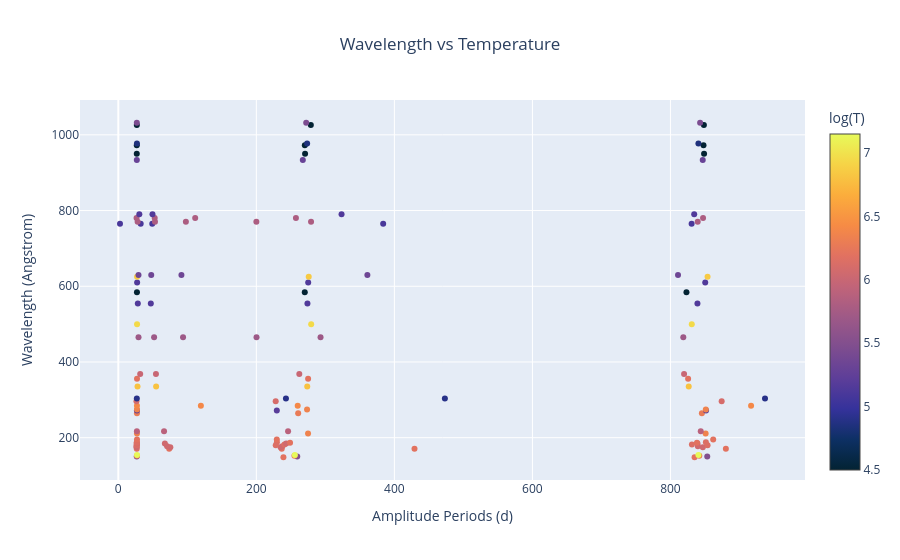

This figure's notebook cell:
### Code cell
# https://plotly.com/python/colorscales/



# Define a color scale: suggested: Viridis, inferno, magma, plasma, cividis,spectral
color_scale = 'thermal'
# color_scale = 'viridis'
# color_scale = 'cividis'
# color_scale = 'magma'
# color_scale = 'plasma'
# color_scale='hot'

df=wavelet_amplitude_df.copy()

# Create figure
fig = go.Figure()

# Add scatter plot
fig.add_trace(
    go.Scatter(
        x=wavelet_amplitude_df['amplitude_periods'],
        y=wavelet_amplitude_df['wavelength'],
        mode='markers',
        marker=dict(
            color=wavelet_amplitude_df['temperature'],  # Use normalized 'size' for color
            colorscale=color_scale,  # Define color scale
            colorbar=dict(title=r'log(T)'),  # Show color scale bar
            showscale=True,# show the color bar (color scale)
        ),
        showlegend=False, # otherwise a legend will appear on the right,
        text=df['line name'],  # Hover text shows 'size'
                )
            )

# Update layout with title
fig.update_layout(title_text="Wavelength vs Temperature",title_x=0.5)
fig.update_xaxes(title_text="Amplitude Periods (d)")
fig.update_yaxes(title_text="Wavelength (Angstrom)")

# Show figure
fig.show()
# fig.write_html('output\wavelet_explore\peak_scatter\\by_wavelength\\amplitude.html')

### Figure 1 — Plotly figure (JSON) as saved in the notebook; plotly's stock layout.template omitted (floating-point values rounded to 4 significant figures; data arrays with more than 128 entries replaced by an {"elided": "..."} marker saying what was removed)
{"data": [{"marker": {"color": {"elided": "152 float values"}, "colorbar": {"title": {"text": "log(T)"}}, "colorscale": [[0, "rgb(3, 35, 51)"], [0.09091, "rgb(13, 48, 100)"], [0.1818, "rgb(53, 50, 155)"], [0.2727, "rgb(93, 62, 153)"], [0.3636, "rgb(126, 77, 143)"], [0.4545, "rgb(158, 89, 135)"], [0.5455, "rgb(193, 100, 121)"], [0.6364, "rgb(225, 113, 97)"], [0.7273, "rgb(246, 139, 69)"], [0.8182, "rgb(251, 173, 60)"], [0.9091, "rgb(246, 211, 70)"], [1, "rgb(231, 250, 90)"]], "showscale": true}, "mode": "markers", "showlegend": false, "text": {"elided": "152 str values"}, "type": "scatter", "x": {"elided": "152 float values"}, "y": {"elided": "152 float values"}}], "layout": {"title": {"text": "Wavelength vs Temperature", "x": 0.5}, "xaxis": {"title": {"text": "Amplitude Periods (d)"}}, "yaxis": {"title": {"text": "Wavelength (Angstrom)"}}}}
